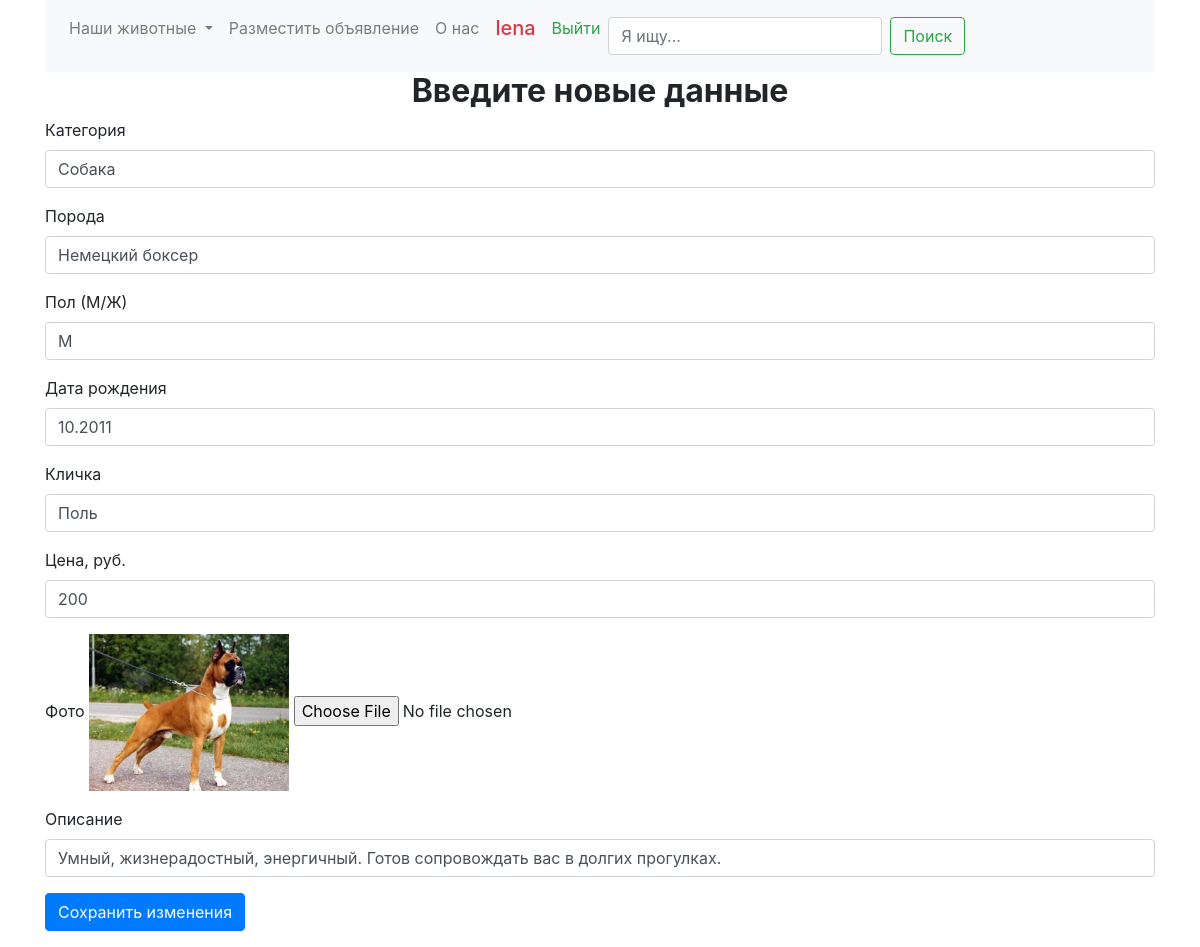
Screenshot of /edit/1 (signed in) with the database file from the repository.
### tables this page shows
CREATE TABLE users (
            id INTEGER PRIMARY KEY AUTOINCREMENT
          , login TEXT NOT NULL UNIQUE 
          , password TEXT NOT NULL
          , surname TEXT NOT NULL
          , name TEXT NOT NULL
          , phone_number INTEGER NOT NULL
        );

CREATE TABLE pets (
            ad_id INTEGER PRIMARY KEY AUTOINCREMENT
          , category TEXT NOT NULL
          , category_lowercased TEXT NOT NULL
          , breed TEXT
          , breed_lowercased TEXT
          , gender TEXT
          , birthdate TEXT
          , name TEXT
          , name_lowercased TEXT
          , price INTEGER NOT NULL
          , photo TEXT
          , description TEXT
          , author_id INTEGER NOT NULL
          , FOREIGN KEY (author_id) REFERENCES users (id)
        );

### app/main.py (the view, shortened to what this page needs)
    @app.route("/edit/<ad_id>", methods=['GET', 'POST'])
    def edit(ad_id):
        if 'id' in session and session['id'] is not None:
            user_login = session['login']
            if request.method == 'GET':
                search_by_ad_id_result = db.search_by_ad_id(db.open_db(db_url), ad_id)
                return render_template('edit.html', pet=search_by_ad_id_result, user_login=user_login)
        else:
            return redirect(url_for('login'))

### app/db.py (called while the page is built)
def open_db(url):
    connection = sqlite3.connect(url)
    connection.row_factory = sqlite3.Row
    return connection

def search_by_ad_id(connection, ad_id):
    with connection:
        cursor = connection.cursor()
        result = cursor.execute("""
        SELECT p.ad_id
             , p.category
             , p.breed
             , p.gender
             , p.birthdate
             , p.name
             , p.price
             , p.photo
             , p.description
             , p.author_id
             , u.surname
             , u.name author_name
             , u.phone_number
          FROM pets p
     LEFT JOIN users u
            ON p.author_id = u.id
         WHERE p.ad_id = :ad_id""", {'ad_id': ad_id}).fetchone()
        return result

### app/templates/edit.html (shortened to what this page needs)
{% extends "base.html" %}
    {% block body %}
    <p class="h2 text-center font-weight-bold">Введите новые данные</p>
    <form class="form-group" action="{{ url_for('edit', ad_id=pet.ad_id) }}" method="post" enctype=multipart/form-data>
        <div class="form-group">
            <label for="category">Категория</label>
            <input class="form-control" name="category" value="{{ pet.category }}" placeholder="Собака" required>
        </div>
        <div class="form-group">
            <label for="breed">Порода</label>
            <input class="form-control" name="breed" value="{{ pet.breed }}" placeholder="Овчарка">
        </div>
        <div class="form-group">
            <label for="gender">Пол (М/Ж)</label>
            <input class="form-control" name="gender" value="{{ pet.gender }}" placeholder="М">
        </div>
        <div class="form-group">
            <label for="birthdate">Дата рождения</label>
            <input class="form-control" name="birthdate" value="{{ pet.birthdate }}" placeholder="10.2015" >
        </div>
        <div class="form-group">
            <label for="name">Кличка</label>
            <input class="form-control" name="name" value="{{ pet.name }}" placeholder="Жучка">
        </div>
        <div class="form-group">
            <label for="price">Цена, руб.</label>
            <input class="form-control" name="price" value="{{ pet.price }}" placeholder="1000" required>
        </div>
        <div class="form-group">
            <label for="photo">Фото</label>
            <img src="/static/{{ pet.photo }}" style="max-width: 200px;">
            <input type=file name=file value="{{ pet.photo }}" placeholder="Фото">
        </div>
        <div class="form-group">
            <label for="description">Описание</label>
            <input class="form-control" name="description" value="{{ pet.description }}"
                   placeholder="Красивый, послушный">
        </div>
        <button type="submit" class="btn btn-primary">Сохранить изменения</button>
    </form>
    {% endblock %}

### app/templates/base.html (shortened to what this page needs)
<!doctype html>
<html lang="en">
{% set active_index = active_index|default('index') -%}
<head>
    <link rel="stylesheet" href="https://stackpath.bootstrapcdn.com/bootstrap/4.3.1/css/bootstrap.min.css"
>
</head>
<body>
<div class="container">
    <div class="row">
        <div class="col">
   <nav class="navbar navbar-expand-lg navbar-light bg-light">
     <div class="collapse navbar-collapse" id="navbarNavDropdown">
         <ul class="navbar-nav">
               <li class="nav-item dropdown">
            <a class="nav-link dropdown-toggle" href="{{ url_for('all_pets') }}" id="navbarDropdownMenuLink" data-toggle="dropdown" aria-haspopup="true" aria-expanded="false">
              Наши животные
            </a>
          </li>
            <li class="nav-item">
                <a href="{{ url_for('new_pet') }}" class="nav-link">
                    {% if active_index == 'new_pet' %}
                    <h4> Разместить объявление </h4>
                    {% else %}
                    Разместить объявление
                    {% endif %}
                </a>
            </li>
             <li class="nav-item">
                <a href="{{ url_for('about') }}" class="nav-link">
                    О нас
                </a>
            </li>
            <li class="nav-item">
                 {% if user_login == 0 %}
                <a href="{{ url_for('login') }}" class="nav-link">
                    <p class="text-success">Войти</p></a>
                 {% else %}
                <a href="{{ url_for('account') }}" class="nav-link">
                    <h5 class="text-danger"> {{ user_login }}</h5></a>
                    {% endif %}
            </li>
            <li class="nav-item">
                 {% if session['id'] %}
                <a href="{{ url_for('logout') }}" class="nav-link">
                    <p class="text-success">Выйти</p></a>
                    {% endif %}
            </li>
        </ul>
        <form class="form-inline my-2 my-lg-0" action="{{ url_for('search', search=search) }}">
            <input class="form-control mr-sm-2" name="search" placeholder="Я ищу..." aria-label="Search"
                   value="{{ search }}">
            <button class="btn btn-outline-success my-2 my-sm-0" type="submit">Поиск</button>
        </form>
    </div>
</nav>
        {% block body %}
       {% endblock %}
                </div>
            </div>
        </div>
    </body>
</html>

### rows the page displays
users: login "lena"
pets: category "Собака", breed "Немецкий боксер", gender "М", birthdate "10.2011", name "Поль", price "200", photo (picture), description "Умный, жизнерадостный, энергичный. Готов сопровождать вас в долгих прогулках."
